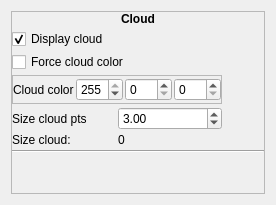
     <widget class="QWidget" name="tDisplay">
      <attribute name="title">
       <string>Display</string>
      </attribute>
      <layout class="QGridLayout" name="gridLayout_9">
       <item row="0" column="0">
        <widget class="QFrame" name="frame_6">
         <property name="frameShape">
          <enum>QFrame::StyledPanel</enum>
         </property>
         <property name="frameShadow">
          <enum>QFrame::Raised</enum>
         </property>
         <layout class="QGridLayout" name="gridLayout_7">
          <property name="leftMargin">
           <number>0</number>
          </property>
          <property name="topMargin">
           <number>0</number>
          </property>
          <property name="rightMargin">
           <number>0</number>
          </property>
          <property name="bottomMargin">
           <number>0</number>
          </property>
          <property name="horizontalSpacing">
           <number>2</number>
          </property>
          <property name="verticalSpacing">
           <number>3</number>
          </property>
          <item row="6" column="0" colspan="3">
           <widget class="Line" name="line_5">
            <property name="orientation">
             <enum>Qt::Horizontal</enum>
            </property>
           </widget>
          </item>
          <item row="4" column="2">
           <spacer name="horizontalSpacer_2">
            <property name="orientation">
             <enum>Qt::Horizontal</enum>
            </property>
            <property name="sizeHint" stdset="0">
             <size>
              <width>40</width>
              <height>20</height>
             </size>
            </property>
           </spacer>
          </item>
          <item row="4" column="0">
           <widget class="QLabel" name="label_33">
            <property name="text">
             <string>Size cloud pts</string>
            </property>
           </widget>
          </item>
          <item row="1" column="0" colspan="2">
           <widget class="QCheckBox" name="cbDisplayCloud">
            <property name="text">
             <string>Display cloud</string>
            </property>
            <property name="checked">
             <bool>true</bool>
            </property>
           </widget>
          </item>
          <item row="5" column="0">
           <widget class="QLabel" name="label_56">
            <property name="text">
             <string>Size cloud:</string>
            </property>
           </widget>
          </item>
          <item row="5" column="1">
           <widget class="QLabel" name="laSizeCloud">
            <property name="text">
             <string>0</string>
            </property>
           </widget>
          </item>
          <item row="0" column="0" colspan="3" alignment="Qt::AlignHCenter">
           <widget class="QLabel" name="label">
            <property name="text">
             <string>&lt;b&gt;Cloud&lt;/b&gt;</string>
            </property>
           </widget>
          </item>
          <item row="8" column="0">
           <spacer name="verticalSpacer_2">
            <property name="orientation">
             <enum>Qt::Vertical</enum>
            </property>
            <property name="sizeHint" stdset="0">
             <size>
              <width>20</width>
              <height>40</height>
             </size>
            </property>
           </spacer>
          </item>
          <item row="4" column="1">
           <widget class="QDoubleSpinBox" name="dsbSizePts">
            <property name="decimals">
             <number>2</number>
            </property>
            <property name="minimum">
             <double>0.010000000000000</double>
            </property>
            <property name="maximum">
             <double>250.000000000000000</double>
            </property>
            <property name="singleStep">
             <double>0.100000000000000</double>
            </property>
            <property name="value">
             <double>3.000000000000000</double>
            </property>
           </widget>
          </item>
          <item row="2" column="0" colspan="2">
           <widget class="QCheckBox" name="cbForceCloudColor">
            <property name="text">
             <string>Force cloud color</string>
            </property>
           </widget>
          </item>
          <item row="3" column="0" colspan="2">
           <widget class="QFrame" name="frame_8">
            <property name="frameShape">
             <enum>QFrame::StyledPanel</enum>
            </property>
            <property name="frameShadow">
             <enum>QFrame::Raised</enum>
            </property>
            <layout class="QHBoxLayout" name="horizontalLayout_3">
             <property name="spacing">
              <number>2</number>
             </property>
             <property name="leftMargin">
              <number>0</number>
             </property>
             <property name="topMargin">
              <number>2</number>
             </property>
             <property name="rightMargin">
              <number>0</number>
             </property>
             <property name="bottomMargin">
              <number>2</number>
             </property>
             <item>
              <widget class="QLabel" name="label_50">
               <property name="text">
                <string>Cloud color</string>
               </property>
              </widget>
             </item>
             <item>
              <widget class="QSpinBox" name="sbCloudColorR">
               <property name="maximum">
                <number>255</number>
               </property>
               <property name="value">
                <number>255</number>
               </property>
              </widget>
             </item>
             <item>
              <widget class="QSpinBox" name="sbCloudColorG">
               <property name="maximum">
                <number>255</number>
               </property>
              </widget>
             </item>
             <item>
              <widget class="QSpinBox" name="sbCloudColorB">
               <property name="maximum">
                <number>255</number>
               </property>
              </widget>
             </item>
            </layout>
           </widget>
          </item>
         </layout>
        </widget>
       </item>
      </layout>
     </widget>
